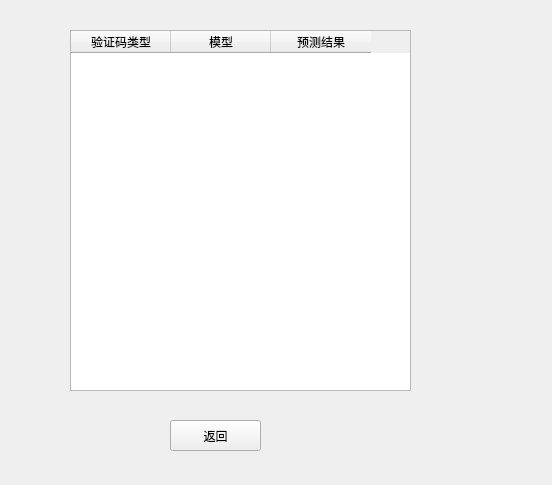
<?xml version="1.0" encoding="UTF-8"?>
<ui version="4.0">
 <class>List</class>
 <widget class="QWidget" name="List">
  <property name="geometry">
   <rect>
    <x>0</x>
    <y>0</y>
    <width>552</width>
    <height>485</height>
   </rect>
  </property>
  <property name="windowTitle">
   <string>Form</string>
  </property>
  <widget class="QTableWidget" name="tableWidget">
   <property name="geometry">
    <rect>
     <x>70</x>
     <y>30</y>
     <width>341</width>
     <height>361</height>
    </rect>
   </property>
   <column>
    <property name="text">
     <string>验证码类型</string>
    </property>
   </column>
   <column>
    <property name="text">
     <string>模型</string>
    </property>
   </column>
   <column>
    <property name="text">
     <string>预测结果</string>
    </property>
   </column>
  </widget>
  <widget class="QPushButton" name="pushButton">
   <property name="geometry">
    <rect>
     <x>170</x>
     <y>420</y>
     <width>91</width>
     <height>31</height>
    </rect>
   </property>
   <property name="text">
    <string>返回</string>
   </property>
  </widget>
 </widget>
 <resources/>
 <connections/>
</ui>
